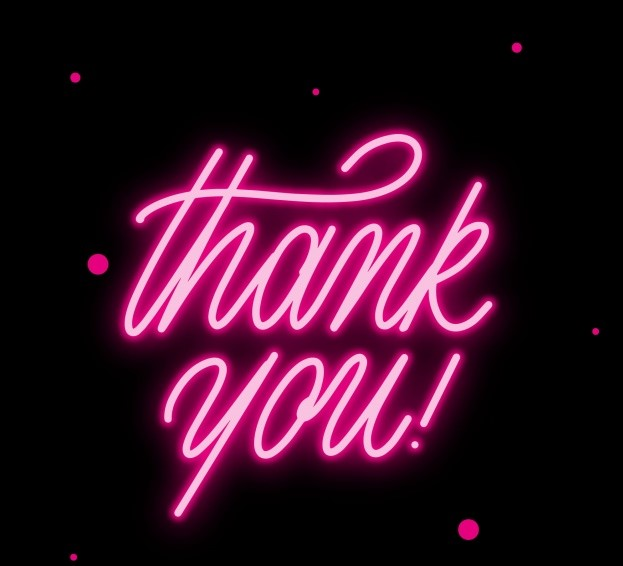
#> input picture 17. image_contours/thankyou.jpg, 623 x 566 px
$ python find_and_draw_contours.py
#> lines starting #> are read from the running program, lines starting #| are printed output that depends on the picture; after the words box and inside, x2 and y2 are one past the last pixel; in counts of white or black regions, pixels touching at a corner belong together
# Importing Libraries
import numpy as np
import cv2

img = cv2.imread('thankyou.jpg')
#> img is the input picture: shape (566, 623, 3); mean B, G, R 35.6, 15.5, 51.9
img_gray = cv2.cvtColor(img, cv2.COLOR_BGR2GRAY)
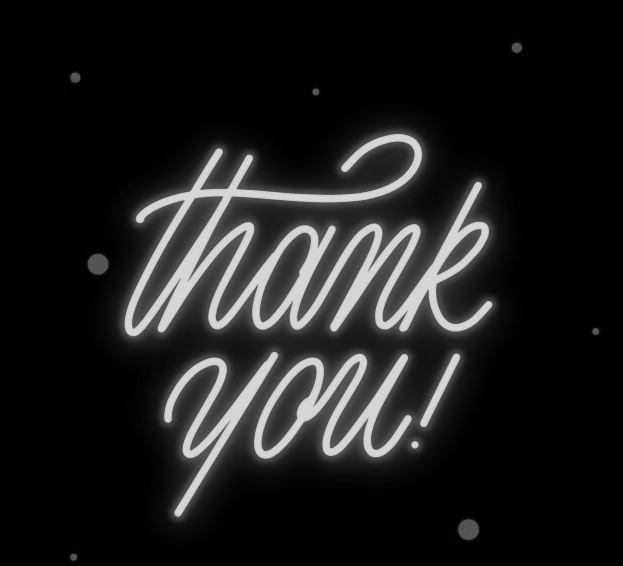
#> img_gray: shape (566, 623); min 0, max 227, mean 28.7
ret, th = cv2.threshold(img_gray, 127, 255, cv2.THRESH_BINARY)
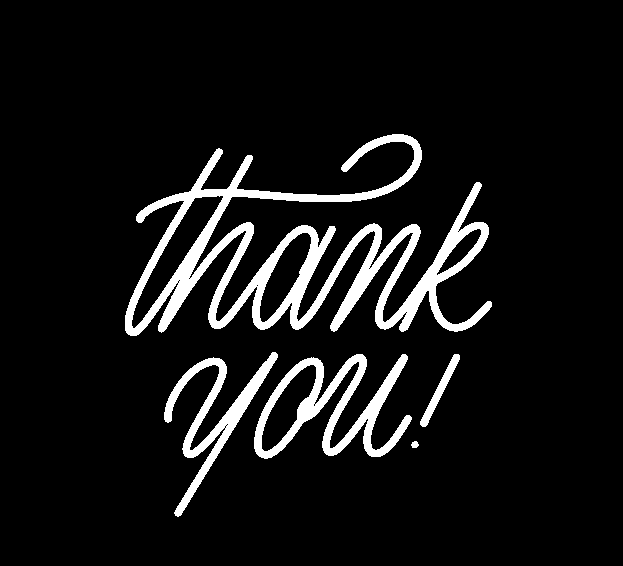
#> th: shape (566, 623); 8.1% white; 5 white regions

"""
    contours is a python list of all the contours in the image.
    Each individual contour is a numpy array of (x, y) coordinates of
    boundary points of the object.
"""
contours, hierarchy = cv2.findContours(th, cv2.RETR_TREE, cv2.CHAIN_APPROX_NONE)
#> contours = 20 contours, 11 with area under 20; largest, box (x1, y1, x2, y2) and area: (125, 134, 492, 336) 22790, (254, 354, 412, 459) 6781, (164, 352, 278, 517) 3306, (131, 195, 224, 329) 3046, (259, 232, 312, 323) 2058

print('No. of contours = ' + str(len(contours)))
#| No. of contours = 20

cv2.drawContours(img, contours, -1, (0, 255, 0), 3)
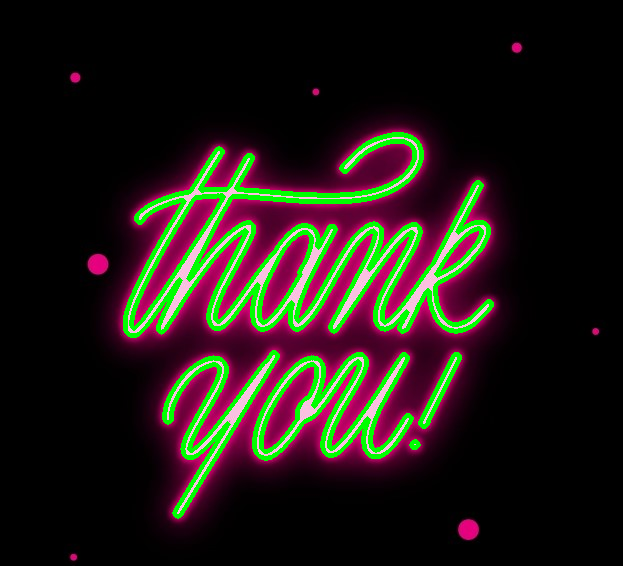
#> img: shape (566, 623, 3); 8.25% of pixels changed, all inside (x1, y1, x2, y2) = (123, 132, 494, 519)

cv2.imshow('image', img)
cv2.imshow('image_gray', img_gray)

if cv2.waitKey(0) & 0xFF == 27:
#> (key Esc is pressed here)
    cv2.destroyAllWindows()
cv2.destroyAllWindows()
